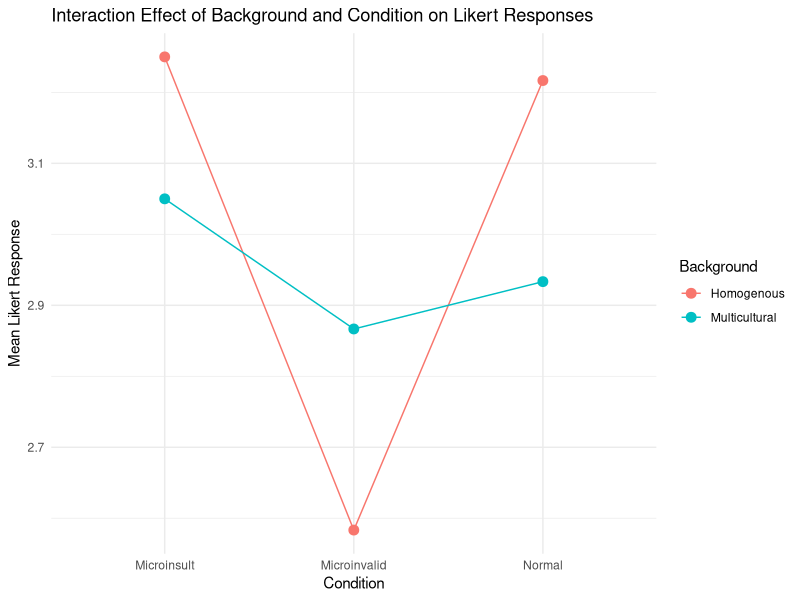
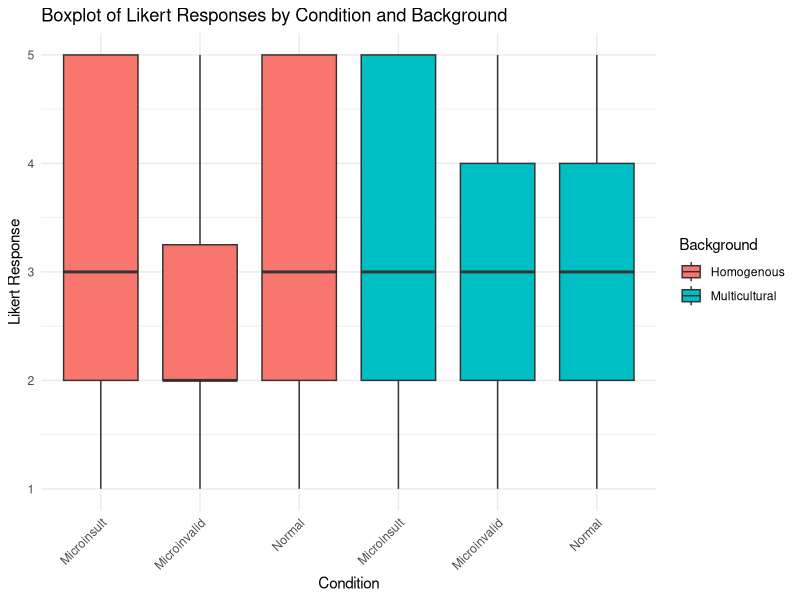
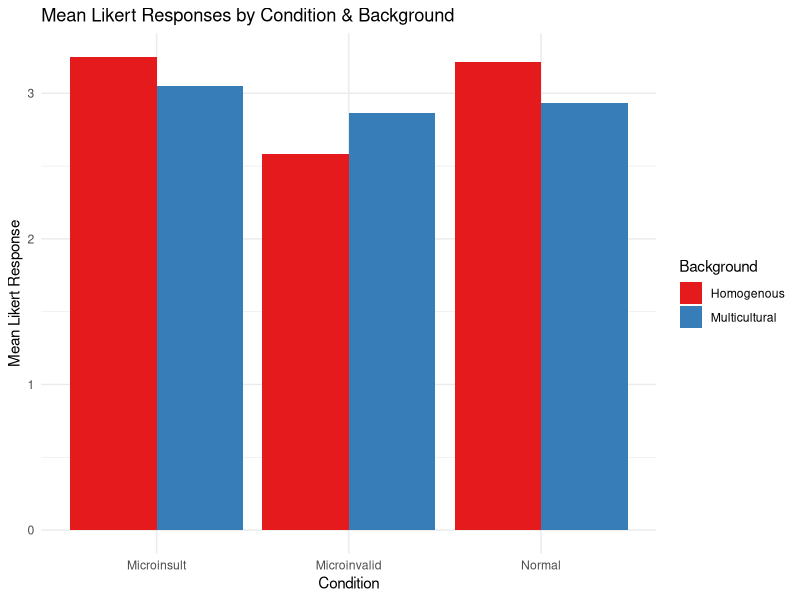
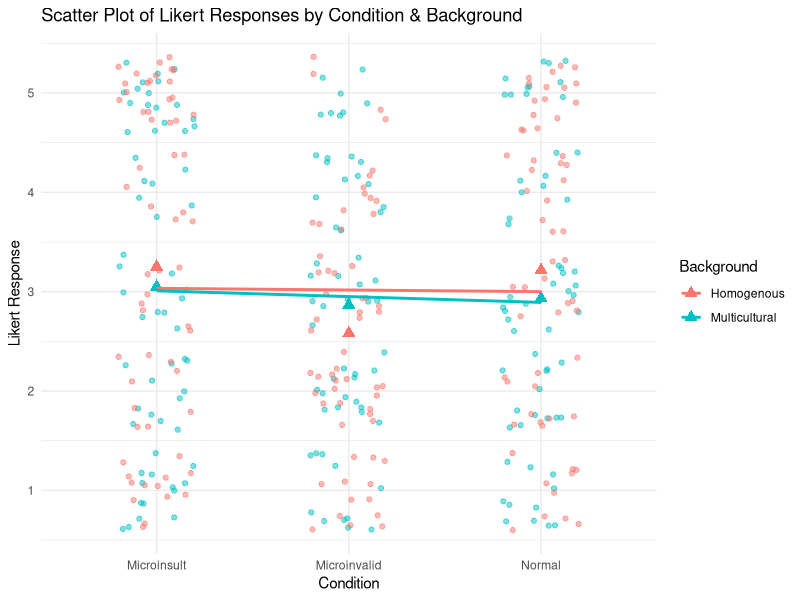

The R script that drew these images, in order:
## ---- chunk 1
#load required packages 
library(ggplot2)
library(readr)
library(rstatix)

#simulate the data

  #first specify the sample sizes 
ngroups = 2  #so i have two groups- multicultural vs. homogenous and then three within-participant conditions 
nsubsGroup = 60 #so 60 participants per groups 

sampleSizeRequired = 120 #a total of 120 participants needed
  
  #Next define the labels for the background groups and the conditions
background = c("Multicultural", "Homogenous") #here we are specifying the labels for the background conditions 

nConds = 3 #here i am specifying the number of conditions 
condLabels = c("Microinsult", "Microinvalid", "Normal") #the labels for the conditions

  #then we are going to create an empty data frame and specify the rows and the columns
df = data.frame(Participant=rep(0,sampleSizeRequired*nConds), 
                           Condition=rep("NA", sampleSizeRequired, nConds), #this fills in the condition column with NA 
                           background=rep("NA", sampleSizeRequired, nConds),#fills in the background column with NA
                           Likertresponse=rep(0, sampleSizeRequired, nConds), #fills in the likertresponse column with 0
                           stringAsFactors=TRUE
                           )

  #here we are specifying the values we want for the participants, so 1-120 but repeat it for each of the three conditions so you     have three rows for participant 1, three for participant 2 etc. 
df$Participant <- rep(1:sampleSizeRequired, each=nConds)  

  #here we are telling it to repeat the background characters - multicultural and homogenous for half of the 120 participants         becuase we want half of them to be multicultural and half homogenous. Then we want that to repeat again for each of the three       conditions. so that if a participant has 3 rows for each condition, each of those rows will say multicultural 
df$background <- rep(rep(background, each=sampleSizeRequired/2), each=nConds)

  #finally we need to fill in the condition column using the condition labels but we have to do it so that each participant gets one   #of the conditions so we use the time function
df$Condition <- rep(condLabels, times=sampleSizeRequired)

  #outcome measures: likert responses. we have to specify what the possible values could be and then replace the 0s in the likert     response column randomly with this function 
df$Likertresponse = sample(c(1,2,3,4,5), sampleSizeRequired, replace = TRUE)

#assume normality with the simulated data 

## ---- chunk 2
#this shows us means, median and sample size, also what type of data each variable is. 
summary(df)


#make our data for background and conditions numeric
back_num <- as.factor(df$background)
condition_num <- as.factor(df$Condition)


## ---- chunk 3
df #shows you the entire dataset
## ---- chunk 4
#we can also look at the descriptive stats for the data, first lets find the mean:
background_means <- aggregate(Likertresponse ~ back_num, data =  df, FUN = mean) #this gives us the means of the likert responses for the two background conditions
condition_means <- aggregate(Likertresponse ~ condition_num, data = df, FUN = mean)#this gives the means of the likert responses for the three within-group conditions

#we can also find the sd:
background_sd <- aggregate(Likertresponse ~ back_num, data =  df, FUN = sd) 
condition_sd <- aggregate(Likertresponse ~ condition_num, data = df, FUN = sd)



## ---- chunk 5
#we need to run a mixed 2*3 factorial ANOVA as there are both between subject factors and within

anova_results <- anova_test(
  data = df, 
  dv = Likertresponse,      # Dependent variable
  wid = Participant,        # Participant ID 
  between = background,     # Between-subjects factor
  within = Condition        # Within-subjects factor
)

print(anova_results)


## ---- chunk 6
post_hoc_results <- pairwise_t_test(
  df, 
  Likertresponse ~ Condition,  # Formula: dependent variable ~ factor | subject
  p.adjust.method = "bonferroni"  # Adjust p-values for multiple comparisons
)

# Print the results
print(post_hoc_results)

## ---- chunk 7


# Subset the data for the two conditions you're comparing
condition1_data <- df$Likertresponse[df$Condition == "Microinsult"]
condition2_data <- df$Likertresponse[df$Condition == "Normal"]

# Calculate the means for both conditions
mean_condition1 <- mean(condition1_data)
mean_condition2 <- mean(condition2_data)

# Calculate the standard deviations for both conditions
sd_condition1 <- sd(condition1_data)
sd_condition2 <- sd(condition2_data)

# Calculate the pooled standard deviation
pooled_sd <- sqrt((sd_condition1^2 + sd_condition2^2) / 2)

# Calculate Cohen's d
cohen_d <- (mean_condition1 - mean_condition2) / pooled_sd

# Print the result
print(cohen_d)

## ---- chunk 8

#this plot shows interaction effects, we did not see any significant effects for interaction 
ggplot(df, aes(x = factor(condition_num), y = Likertresponse, color = factor(back_num), group = factor(back_num))) +
  stat_summary(fun = mean, geom = "point", size = 3) +  # Mean points
  stat_summary(fun = mean, geom = "line") +  # Line connecting means
  labs(title = "Interaction Effect of Background and Condition on Likert Responses",
       x = "Condition",
       y = "Mean Likert Response",
       color = "Background") +
  theme_minimal()

## ---- chunk 9
#this shows boxplots for the distributions of each condiiton 
ggplot(df, aes(x = interaction(condition_num, back_num), y = Likertresponse, fill = back_num)) +
  geom_boxplot() +
  labs(x = "Condition", y = "Likert Response", fill = "Background") +
  scale_x_discrete(labels = c("Microinsult", "Microinvalid", "Normal",
                             "Microinsult", "Microinvalid", "Normal")) +
  theme_minimal() +
  theme(axis.text.x = element_text(angle = 45, hjust = 1)) +  # Rotate x-axis labels
  ggtitle("Boxplot of Likert Responses by Condition and Background")

## ---- chunk 10
#this is a double bar graph showing the means for the conditions, separated by background
ggplot(df, aes(x = factor(condition_num), y = Likertresponse, fill = factor(back_num))) +
  stat_summary(fun = mean, geom = "bar", position = "dodge") +
  stat_summary(fun.data = mean_cl_boot, geom = "errorbar", 
               position = position_dodge(width = 0.9), width = 0.2) +
  labs(title = "Mean Likert Responses by Condition & Background",
       x = "Condition",
       y = "Mean Likert Response",
       fill = "Background") +
  scale_fill_brewer(palette = "Set1") +  # Color scheme
  theme_minimal()
## ---- chunk 11
#this scatterplot just shows all the individual responses and the means for each condition as well separated by background and condition
ggplot(df, aes(x = factor(condition_num), y = Likertresponse, color = factor(back_num))) +
  geom_jitter(width = 0.2, alpha = 0.5) +  # Add some jitter to avoid overplotting
  stat_summary(fun = mean, geom = "point", size = 3, shape = 17) +  # Show means
  stat_smooth(method = "lm", aes(group = back_num), se = FALSE) +  # Linear trend lines
  labs(title = "Scatter Plot of Likert Responses by Condition & Background",
       x = "Condition",
       y = "Likert Response",
       color = "Background") +
  theme_minimal()

